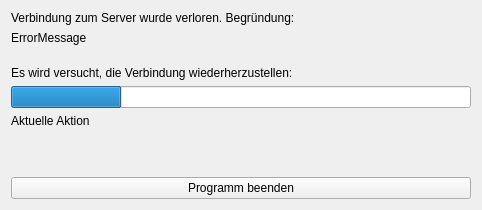
<?xml version="1.0" encoding="UTF-8"?>
<ui version="4.0">
 <class>TcpConnectionErrorDialog</class>
 <widget class="QWidget" name="TcpConnectionErrorDialog">
  <property name="geometry">
   <rect>
    <x>0</x>
    <y>0</y>
    <width>482</width>
    <height>210</height>
   </rect>
  </property>
  <property name="sizePolicy">
   <sizepolicy hsizetype="Fixed" vsizetype="Fixed">
    <horstretch>0</horstretch>
    <verstretch>0</verstretch>
   </sizepolicy>
  </property>
  <property name="minimumSize">
   <size>
    <width>482</width>
    <height>210</height>
   </size>
  </property>
  <property name="maximumSize">
   <size>
    <width>482</width>
    <height>210</height>
   </size>
  </property>
  <property name="windowTitle">
   <string>Oooops...! Tcp- Verbindungsfehler</string>
  </property>
  <layout class="QVBoxLayout" name="verticalLayout">
   <item>
    <widget class="QLabel" name="label">
     <property name="text">
      <string>Verbindung zum Server wurde verloren. Begründung:</string>
     </property>
    </widget>
   </item>
   <item>
    <widget class="QLabel" name="labelErrorMessage">
     <property name="text">
      <string>ErrorMessage</string>
     </property>
     <property name="alignment">
      <set>Qt::AlignLeading|Qt::AlignLeft|Qt::AlignTop</set>
     </property>
     <property name="wordWrap">
      <bool>true</bool>
     </property>
    </widget>
   </item>
   <item>
    <spacer name="verticalSpacer">
     <property name="orientation">
      <enum>Qt::Vertical</enum>
     </property>
     <property name="sizeType">
      <enum>QSizePolicy::Fixed</enum>
     </property>
     <property name="sizeHint" stdset="0">
      <size>
       <width>20</width>
       <height>15</height>
      </size>
     </property>
    </spacer>
   </item>
   <item>
    <widget class="QLabel" name="label_2">
     <property name="text">
      <string>Es wird versucht, die Verbindung wiederherzustellen:</string>
     </property>
    </widget>
   </item>
   <item>
    <widget class="QProgressBar" name="progressBar">
     <property name="value">
      <number>24</number>
     </property>
     <property name="alignment">
      <set>Qt::AlignJustify|Qt::AlignVCenter</set>
     </property>
     <property name="invertedAppearance">
      <bool>false</bool>
     </property>
     <property name="format">
      <string/>
     </property>
    </widget>
   </item>
   <item>
    <widget class="QLabel" name="labelAction">
     <property name="text">
      <string>Aktuelle Aktion</string>
     </property>
     <property name="wordWrap">
      <bool>true</bool>
     </property>
    </widget>
   </item>
   <item>
    <spacer name="verticalSpacer_2">
     <property name="orientation">
      <enum>Qt::Vertical</enum>
     </property>
     <property name="sizeHint" stdset="0">
      <size>
       <width>20</width>
       <height>40</height>
      </size>
     </property>
    </spacer>
   </item>
   <item>
    <widget class="QPushButton" name="pushExit">
     <property name="text">
      <string>Programm beenden</string>
     </property>
    </widget>
   </item>
  </layout>
 </widget>
 <resources/>
 <connections/>
</ui>
